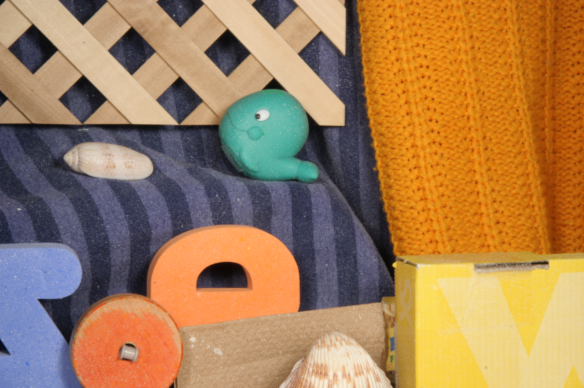
#> input picture PW_optical_flow/data/rubberwhale/frame11.png, 584 x 388 px, found by its file name
$ python horn_rubberwhale.py
#> lines starting #> are read from the running program, lines starting #| are printed output that depends on the picture
### TP_optical_flow/code/horn.py
import numpy as np
import matplotlib.pyplot as plt
from gradhorn import gradhorn
from scipy.signal import convolve2d
from utils import dataset, endPoint_error, relative_norm_error, angular_error
import middlebury

def horn(I1,I2,alpha,N):
    Ix,Iy,It = gradhorn(I1,I2)
    u=np.zeros(I1.shape)
    v=np.zeros(I1.shape)
    A = 1/6*np.asarray([[0.5,1,0.5],[1,0,1],[0.5,1,0.5]])
    for k in range(N):
        u_bar = convolve2d(u,A,mode='same')
        v_bar = convolve2d(v,A,mode='same')
        u = u_bar-Ix*(Ix*u+Iy*v+It)/(alpha+Ix*Ix+Iy*Iy)
        v = v_bar-Iy*(Ix*u+Iy*v+It)/(alpha+Ix*Ix+Iy*Iy)
    return np.dstack((u,v))

def optimize_horn_schunck(dataset_name,smallest_alpha,biggest_alpha,step,nb_iter=200):
#> called with dataset_name = 'rubberwhale', smallest_alpha = 0.001, biggest_alpha = 0.4, step = 0.005, nb_iter = 200
    def rgb2gray(rgb):

        r, g, b = rgb[:,:,0], rgb[:,:,1], rgb[:,:,2]
        gray = 0.2989 * r + 0.5870 * g + 0.1140 * b

        return gray

    best_alpha = {}

    errors = {}
    errors["mean"] = {}
    errors["mean"]["Angular error"] = []
    errors["mean"]["EndPoint error"] = []
    errors["mean"]["Relative norm error"] = []

    errors["std"] = {}
    errors["std"]["Angular error"] = []
    errors["std"]["EndPoint error"] = []
    errors["std"]["Relative norm error"] = []

    min_error = {}

    best_flow = {}

    for alpha in np.arange(smallest_alpha,biggest_alpha,step):
        print("\ralpha : " + str(round(alpha,2)) + "/" + str(round(biggest_alpha,2)),end='')

        I1 = plt.imread("../data/" + dataset_name + "/" + dataset["image 1"][dataset_name])
#> I1 is the input picture: shape (388, 584, 3) float32; mean R, G, B 0.646, 0.497, 0.341
        I2 = plt.imread("../data/" + dataset_name + "/" + dataset["image 2"][dataset_name])
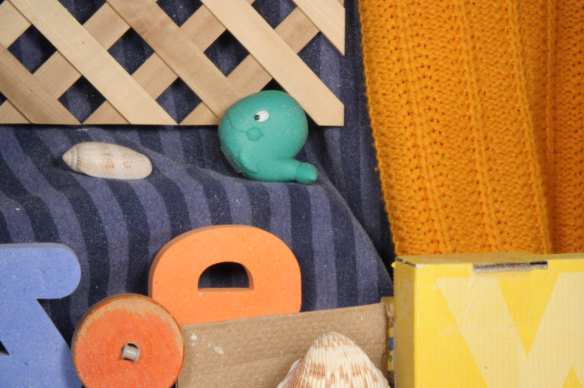
#> input picture PW_optical_flow/data/rubberwhale/frame10.png, 584 x 388 px, found by its file name
#> I2 is the input picture: shape (388, 584, 3) float32; mean R, G, B 0.643, 0.496, 0.341

        if(I1.ndim == 3):
            I1 = rgb2gray(I1)
        if(I2.ndim == 3):
            I2 = rgb2gray(I2)
#> in rgb2gray (call 2), `r, g, b = rgb[:,:,0], rgb[:,:,1], rgb[:,:,2]`:
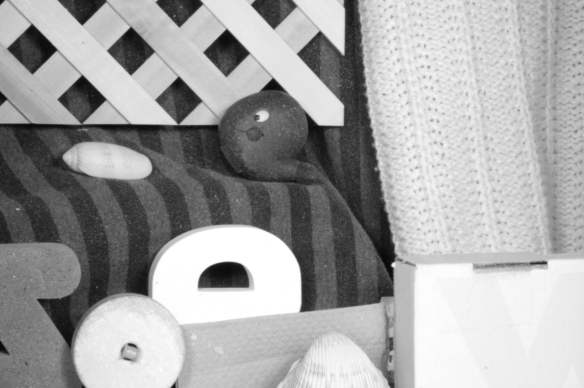
#> r: shape (388, 584) float32; min 0.0314, max 1, mean 0.643
#> in rgb2gray (call 2), `r, g, b = rgb[:,:,0], rgb[:,:,1], rgb[:,:,2]`:
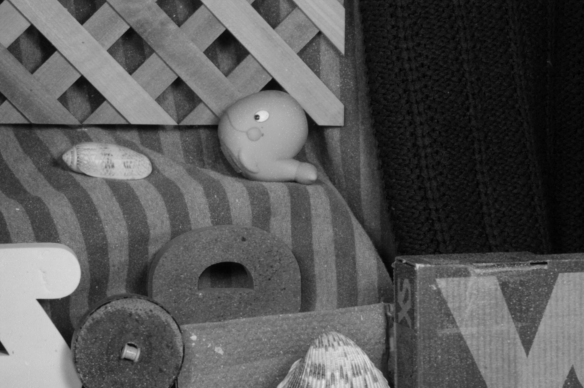
#> b: shape (388, 584) float32; min 0, max 0.91, mean 0.342
#> in rgb2gray (call 2), `gray = 0.2989 * r + 0.5870 * g + 0.1140 * b`:
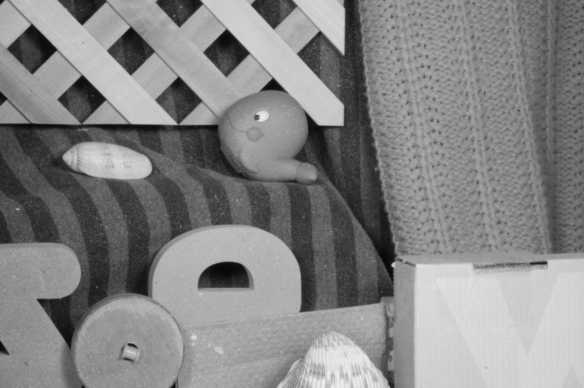
#> gray: shape (388, 584) float32; min 0.0289, max 0.956, mean 0.522

        estimated_flow = horn(I1,I2,alpha,nb_iter)

        gt_flow = middlebury.readflo('../data/' + dataset_name + '/' + dataset["groundtruth"][dataset_name])

        ang_error_img = angular_error(estimated_flow,gt_flow)
        mean_ang_error_img = np.mean(ang_error_img)

        errors["mean"]["Angular error"].append(mean_ang_error_img)
        errors["std"]["Angular error"].append(np.std(ang_error_img))

        epe_error_img = endPoint_error(estimated_flow,gt_flow)
        mean_epe_error_img = np.mean(epe_error_img)

        errors["mean"]["EndPoint error"].append(mean_epe_error_img)
        errors["std"]["EndPoint error"].append(np.std(epe_error_img))

        norm_error_img = relative_norm_error(estimated_flow,gt_flow)
        mean_norm_error_img = np.mean(norm_error_img)

        errors["mean"]["Relative norm error"].append(np.mean(norm_error_img))
        errors["std"]["Relative norm error"].append(np.std(norm_error_img))

        if(alpha == smallest_alpha):
            min_error["ang"] = mean_ang_error_img
            best_flow["ang"] = estimated_flow
            best_alpha["angular error"] = alpha

            min_error["EPE"] = mean_epe_error_img
            best_flow["EPE"] = estimated_flow
            best_alpha["EPE"] = alpha

            min_error["norm"] = np.abs(mean_norm_error_img)
            best_flow["norm"] = estimated_flow
            best_alpha["norm"] = alpha


        if(mean_ang_error_img < min_error["ang"]):
            min_error["ang"] = mean_ang_error_img
            best_flow["ang"] = estimated_flow
            best_alpha["angular error"] = alpha

        if(mean_epe_error_img < min_error["EPE"]):
            min_error["EPE"] = mean_epe_error_img
            best_flow["EPE"] = estimated_flow
            best_alpha["EPE"] = alpha

        if(np.abs(mean_norm_error_img) < min_error["norm"]):
            min_error["norm"] = np.abs(mean_norm_error_img)
            best_flow["norm"] = estimated_flow
            best_alpha["norm"] = alpha

    return min_error,best_flow,best_alpha,errors

### TP_optical_flow/code/gradhorn.py
import numpy as np
import os
import scipy
import matplotlib.pyplot as plt


def gradhorn(I1, I2):
    filter_x = 0.25*np.asarray([[0,0,0],[0,-1,1],[0,-1,1]])
    filter_y = 0.25*np.asarray([[0,0,0],[0,-1,-1],[0,1,1]])
    filter_t = 0.25*np.asarray([[0,0,0],[0,1,1],[0,1,1]])
    Ix = scipy.signal.convolve2d(I1,filter_x,mode='same')+scipy.signal.convolve2d(I2,filter_x,mode='same')
    Iy = scipy.signal.convolve2d(I1,filter_y,mode='same')+scipy.signal.convolve2d(I2,filter_y,mode='same')
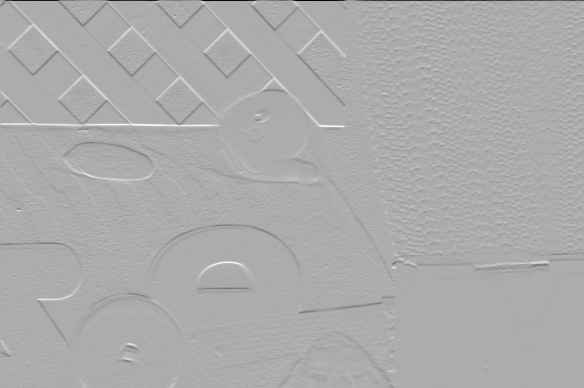
#> Iy: shape (388, 584) float64; min -0.829, max 0.397, mean -0.00171; drawn with min black and max white
    It = scipy.signal.convolve2d(I2,filter_t,mode='same')-scipy.signal.convolve2d(I1,filter_t,mode='same')
    return Ix,Iy,It

# [6 lines left out: function rgb2gray, not called in this run]

# [15 lines that do not run on import are left out]

### TP_optical_flow/code/middlebury.py
## Middlebury color representation
##
## according to Matlab source code of Deqing Sun (dqsun@cs.brown.edu)
## Python translation by Dominique Bereziat (dominique.bereziat@lip6.fr)

import numpy as np
import os
import scipy


# [72 lines left out: function computeColor, not called in this run]


TAG_FLOAT = 202021.25

def readflo(file):
    """ Read a velocity file from disk """
    assert type(file) is str, "file is not str %r" % str(file)
    assert os.path.isfile(file) is True, "file does not exist %r" % str(file)
    assert file[-4:] == '.flo', "file ending is not .flo %r" % file[-4:]
    f = open(file, 'rb')
    flo_number = np.fromfile(f, np.float32, count=1)[0]
    assert flo_number == TAG_FLOAT, 'Flow number %r incorrect. Invalid .flo file' % flo_number
    w = np.fromfile(f, np.int32, count=1)
    h = np.fromfile(f, np.int32, count=1)
    data = np.fromfile(f, np.float32, count=2 * w[0] * h[0])
    flow = np.resize(data, (int(h[0]), int(w[0]), 2))
    f.close()
    return flow

# [19 lines that do not run on import are left out]

### TP_optical_flow/code/horn_rubberwhale.py
from horn import optimize_horn_schunck
from utils import display_results

smallest_alpha = 0.001
biggest_alpha = 0.4
step = 0.005

dataset_name = "rubberwhale"
involved_parameter = "alpha"

min_error,best_flow,best_alpha,errors = optimize_horn_schunck(dataset_name,smallest_alpha,biggest_alpha,step,nb_iter=200)
#> the loop in horn, `for k in range(N):` made 200 passes
#> pass 1, in horn, `u = u_bar-Ix*(Ix*u+Iy*v+It)/(alpha+Ix*Ix+Iy*Iy)`:
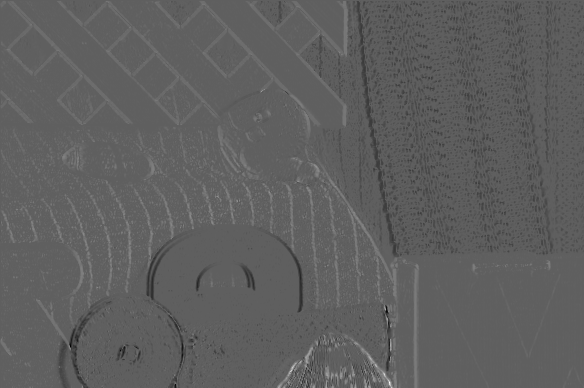
#> u: shape (388, 584) float64; min -3.47, max 5.78, mean -0.0135; drawn with min black and max white
#> pass 1, in horn, `v = v_bar-Iy*(Ix*u+Iy*v+It)/(alpha+Ix*Ix+Iy*Iy)`:
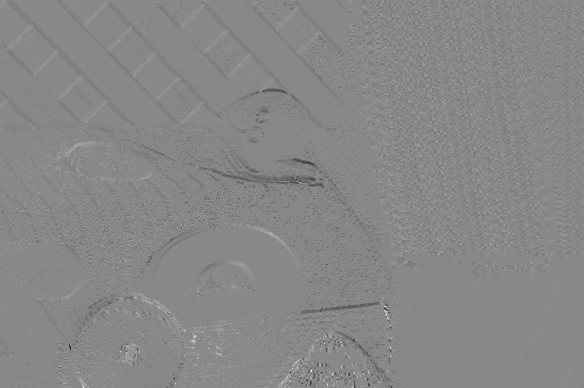
#> v: shape (388, 584) float64; min -3.47, max 3.01, mean -0.019; drawn with min black and max white
#> (the run stopped early here; a loop or call above may not have finished)
